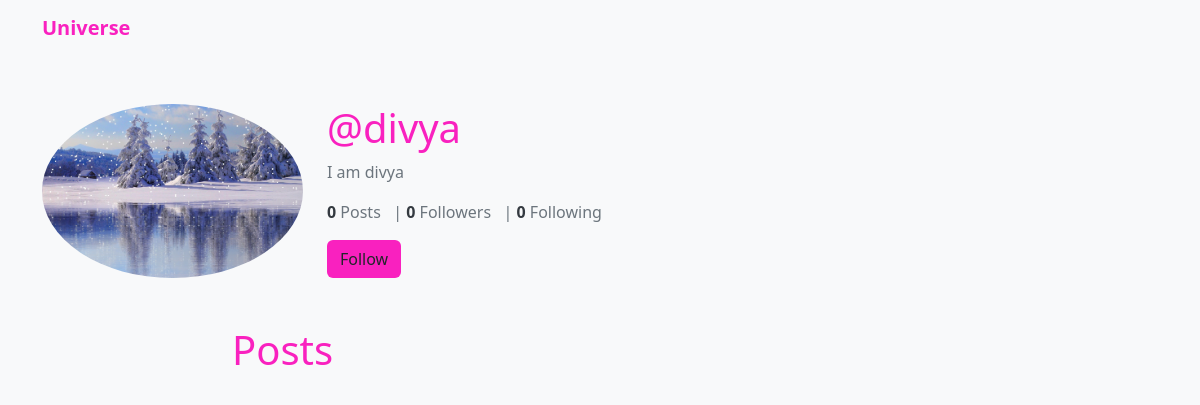
The page /profile/divya on the database its author committed.
### core/models.py (models this page shows, shortened)
class Profile(models.Model):
    user = models.ForeignKey(User, on_delete= models.CASCADE)
    id_user = models.IntegerField()
    bio = models.TextField(blank=True)
    profileimg = models.ImageField(upload_to='profile_images', default='blank-user-profile.svg') # here the the images will upload (user logo) in the media folder
    location = models.CharField(max_length=100, blank=True)

### core/views.py (the view)
# urls.py: path('profile/<str:pk>', views.profile, name='profile'), # here pk means a name and its data type is string
def profile(request, pk):
    user_object = User.objects.get(username = pk)
    user_profile = Profile.objects.get(user=user_object)
    user_posts = Post.objects.filter(user=pk)
    user_post_length = len(user_posts)
    follower = request.user.username
    user = pk
    if FollowersCount.objects.filter(follower=follower, user=user).first():
        button_text = 'unfollow'
    else:
        button_text = 'Follow'
    user_followers = len(FollowersCount.objects.filter(user = pk))
    user_following = len(FollowersCount.objects.filter(follower = pk))
    context = {
        'user_object': user_object,
        'user_profile': user_profile,
        'user_posts': user_posts,
        'user_post_length': user_post_length,
        'button_text': button_text,
        'user_followers': user_followers,
        'user_following': user_following,
    }
    return render(request, 'profile.html', context)

### templates/profile.html (shortened to what this page needs)
<!DOCTYPE html>
<html lang="en">
<head>
    {% load bootstrap5 %}
    {% bootstrap_css %}
</head>
<body>
	<nav class="navbar navbar-expand-lg navbar-light bg-light">
		<div class="container">
			<a class="navbar-brand" href="/"><strong  class="nav">Universe</strong></a>
		</div>
	</nav>
	<div class="container mt-5">
		<section>
			<div class="row">
				<div class="col-md-3">
					<div class="user-avatar text-center">
						<a href="{{ user_profile.profileimg.url }}"><img src="{{ user_profile.profileimg.url }}" class="img-fluid rounded-circle" alt="User Profile"></a>
					</div>
				</div>
				<div class="col-md-9">
					<div class="user-info">
						<h1 class="display-4 user">@{{ user_profile.user.username }}</h1>
						<p class="lead">{{ user_profile.bio }}</p>
						<p>
							<strong>{{ user_post_length }}</strong> Posts &nbsp; |
							<strong>{{ user_followers }}</strong> {% if user_followers == 1 %}Follower{% else %}Followers{% endif %} &nbsp; |
							<strong>{{ user_following }}</strong> Following
						</p>
						<form action="/follow" method="POST">
							{% if user_object.username != user.username %}
								<button type="submit" class="btn">{{ button_text }}</button>
							{% endif %}
						</form>
					</div>
				</div>
			</div>
		</section>
		<section>
			<div class="row mt-4">
				<div class="col-md-8 offset-md-2">
					<div class="mb-4 mt-4" >
						<h1 style="color: rgb(249, 33, 191);">Posts</h1>
					</div>
				</div>
			</div>
		</section>
	</div>
</body>
</html>

### templates/profile.html (style rules this page uses)
body { background-color: #f8f9fa; }
.nav { color: rgb(249, 33, 191); }
.user-avatar img { border-radius: 50%; }
.user-info h1 { font-size: 2.5rem; }
.lead { font-size: 1.25rem; color: #6c757d; }
.user-info p { font-size: 1rem; color: #6c757d; }
.user-info strong { color: #343a40; }
.user { color: rgb(249, 33, 191); }
.btn { background-color: rgb(249, 33, 191); }

### rows shown on the page
Profile: profileimg (picture), user.username "divya", bio "I am divya"

### other values the page prints
{{ user_post_length }} "0"
{{ user_followers }} "0"
{{ user_following }} "0"
{{ button_text }} "Follow"
